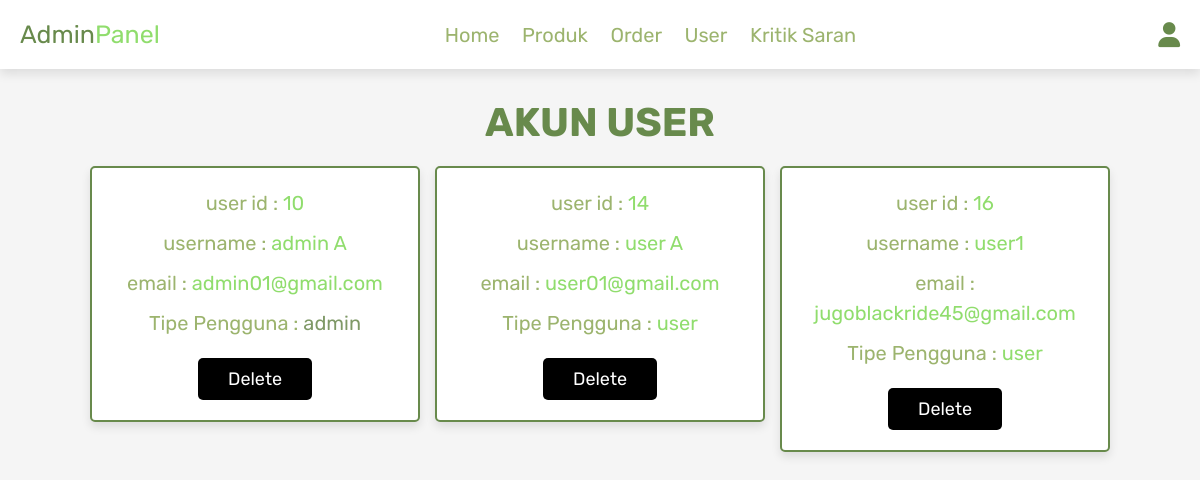
The app's page /admin_users.php (signed in) with its own data.
### tables this page shows
CREATE TABLE `users` (
  `id` int(100) NOT NULL,
  `name` varchar(100) NOT NULL,
  `email` varchar(100) NOT NULL,
  `password` varchar(100) NOT NULL,
  `user_type` varchar(20) NOT NULL DEFAULT 'user'
);

### admin_users.php (the view, shortened to what this page needs)
<?php
@include 'config.php';
?>
<!DOCTYPE html>
<html lang="en">
<head>
   <link rel="stylesheet" href="https://cdnjs.cloudflare.com/ajax/libs/font-awesome/6.0.0/css/all.min.css">
   <link rel="stylesheet" href="css/admin_style.css">
</head>
<body>
<?php @include 'admin_header.php'; ?>
<section class="users">
   <h1 class="title">Akun User</h1>
   <div class="box-container">
      <?php
         $select_users = mysqli_query($conn, "SELECT * FROM `users`") or die('query failed');
         if(mysqli_num_rows($select_users) > 0){
            while($fetch_users = mysqli_fetch_assoc($select_users)){
      ?>
      <div class="box">
         <p>user id : <span><?php echo $fetch_users['id']; ?></span></p>
         <p>username : <span><?php echo $fetch_users['name']; ?></span></p>
         <p>email : <span><?php echo $fetch_users['email']; ?></span></p>
         <p>Tipe Pengguna : <span style="color:<?php if($fetch_users['user_type'] == 'admin'){ echo 'var(--orange)'; }; ?>"><?php echo $fetch_users['user_type']; ?></span></p>
         <a href="admin_users.php?delete=<?php echo $fetch_users['id']; ?>" onclick="return confirm('delete this user?');" class="delete-btn">delete</a>
      </div>
      <?php
         }
      }
      ?>
   </div>
</section>
</body>
</html>

### css/admin_style.css (style rules this page uses)
:root { --pink:#90dd6d; --red:#000000; --orange:#7f9967; --black:rgb(104, 138, 76); --white:#fff; --light-color:rgb(156, 180, 110); --light-white:#ccc; --light-bg:#f5f5f5; --border:.2rem solid var(--black); --box-shadow:0 .5rem 1rem rgba(0,0,0,.1); }
* { font-family: 'Rubik', sans-serif; margin:0; padding:0; box-sizing: border-box; outline: none; border:none; text-decoration: none; transition:all .2s linear; }
html { font-size: 62.5%; overflow-x: hidden; scroll-behavior: smooth; scroll-padding-top: 6.5rem; }
body { background: var(--light-bg); }
section { padding:3rem 2rem; }
.title { text-align: center; margin-bottom: 2rem; color:var(--black); text-transform: uppercase; font-size: 4rem; }
.btn, .delete-btn, .option-btn { display: inline-block; border-radius: .5rem; margin-top: 1rem; font-size: 1.8rem; color:var(--white); cursor: pointer; padding:1rem 3rem; text-transform: capitalize; }
.delete-btn { background-color: var(--red); }
.users .box-container { display: grid; grid-template-columns: repeat(auto-fit, 33rem); gap:1.5rem; align-items: flex-start; max-width: 1200px; margin: 0 auto; justify-content: center; }
.users .box-container .box { padding:2rem; border:var(--border); background-color: var(--white); box-shadow: var(--box-shadow); border-radius: .5rem; text-align: center; }
.users .box-container .box p { font-size: 2rem; color:var(--light-color); margin-bottom: 1rem; line-height: 1.5; }
.users .box-container .box p span { color:var(--pink); }
.users .box-container .box .delete-btn { margin-top: .5; }

### records on screen
users: id "10", name "admin A", email "admin01@gmail.com", user_type "admin"
users: id "14", name "user A", email "user01@gmail.com", user_type "user"
users: id "16", name "user1", email "jugoblackride45@gmail.com", user_type "user"
